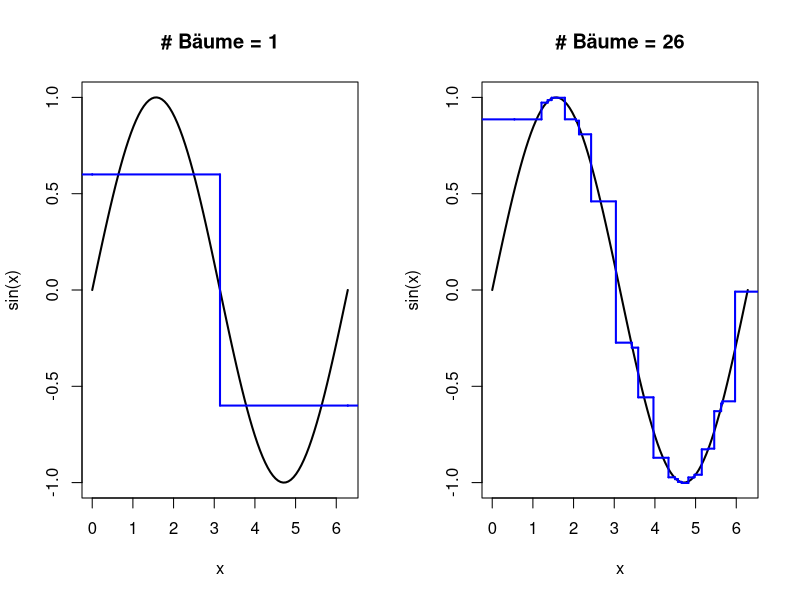

Recreate this plot in R.




par(mfrow = c(1,2))
x <- seq(0,2*pi, length.out = 100)
plot(x, sin(x), type = "l", lwd = 2, main = "# Bäume = 1")
plot(stepfun(c(0, pi, 2*pi), c(0.6, 0.6,-0.6, -0.6)), do.points = FALSE,
     add = TRUE, lwd = 2, col = "blue")




knots <- cumsum(rexp(200, rate = 5))
knots <- knots[which(knots < 2*pi)]
sin_knots <- sin(knots)+ rnorm(length(knots),0,0.001)


plot(x, sin(x), type = "l", lwd = 2, main = paste("# Bäume =", length(sin_knots)))
plot(stepfun((knots + c(0, knots[-length(knots)]))*0.5,
             c(sin_knots[1], sin_knots)),
             add = TRUE, do.points = FALSE, lwd = 2, col = "blue")
     